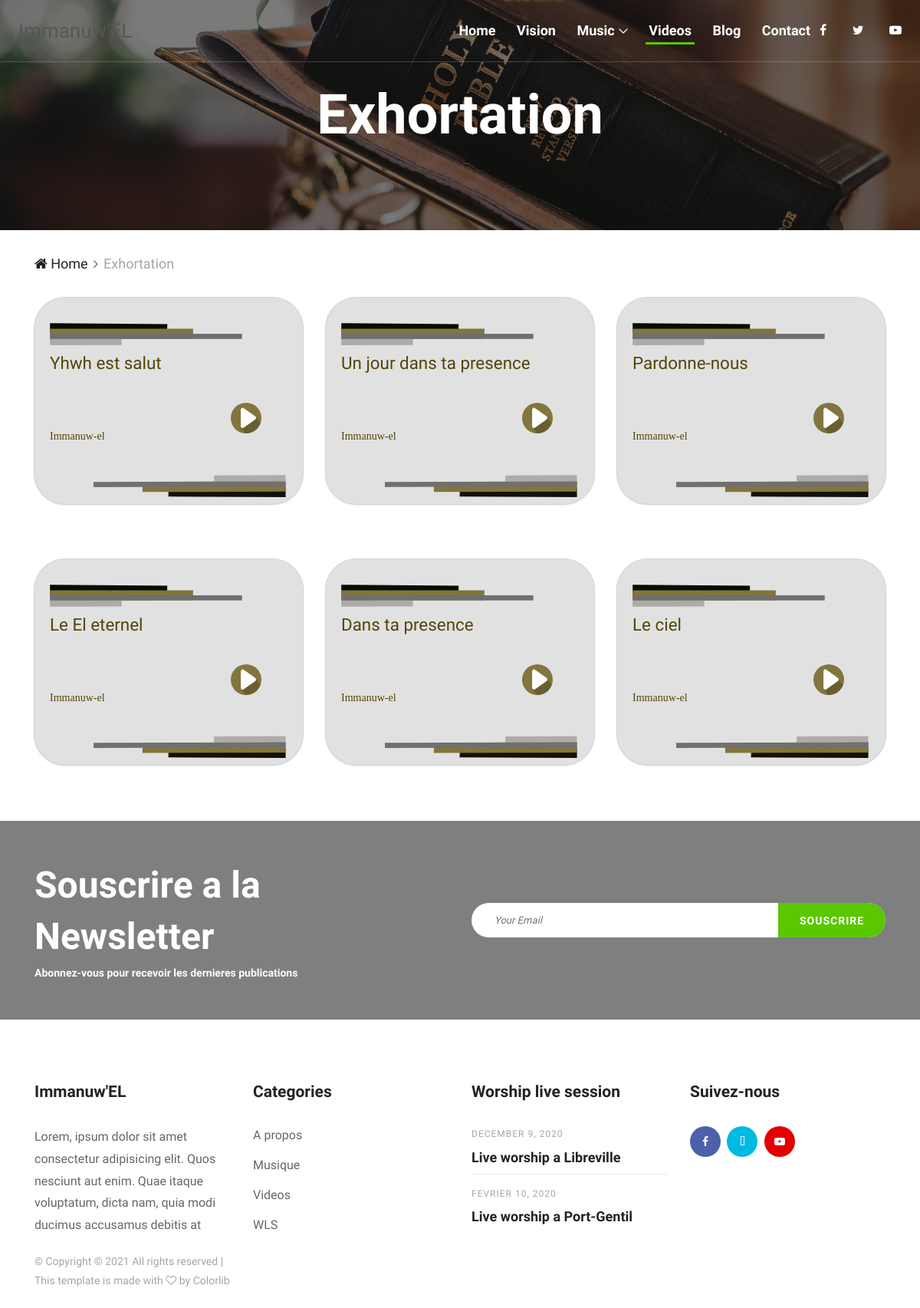
The page /exhortation on the database its author committed.
### tables this page shows
CREATE TABLE video_exhortation(
video_ref varchar(255),
video_title varchar(255),
video_author varchar(255),
video_subtitle varchar(255),
video_path text(2000),
pub_date date,
page_num integer,
video_img);

### application.py (the view)
@app.route("/exhortation")
def exhortation():
    exh = db.execute("SELECT * FROM video_exhortation GROUP BY video_ref").fetchall()
    return render_template("exhortation.html", exh=exh)

### templates/exhortation.html (shortened to what this page needs)
<!DOCTYPE html>
<html lang="en">
<head>
    <link rel="stylesheet" href="https://cdnjs.cloudflare.com/ajax/libs/semantic-ui/2.4.1/semantic.min.css">
    <link rel="stylesheet" href="{{ url_for('static', filename='css/all.css') }}">
    <link rel="stylesheet" href="{{ url_for('static', filename='style.css') }}" />
</head>
<body style="font-family:'Anaheim', sans-serif;">
    <header class="header-area">
        <div class="main-header-area">
            <div class="classy-nav-container breakpoint-off">
                <nav class="classy-navbar justify-content-between" id="pocaNav">
                    <a class="nav-brand" href="index.html">Immanuw'EL</a>
                    <div class="classy-menu">
                        <div class="classynav">
                            <ul id="nav">
                                <li><a href="{{ url_for('home') }}">Home</a></li>
                                <li><a href="{{ url_for('about') }}">Vision</a></li>
                                <li><a href="#">Music</a>
                                </li>
                                <li class="current-item"><a href="#">Videos</a>
                                </li>
                                <li><a href="{{ url_for('blog') }}">Blog</a></li>
                                <li><a href="{{ url_for('contact') }}">Contact</a></li>
                            </ul>
                            <div class="top-social-area">
                                <a href="#" class="fa fa-facebook" aria-hidden="true"></a>
                                <a href="#" class="fa fa-twitter" aria-hidden="true"></a>
                                <a href="#" class="fa fa-youtube-play" aria-hidden="true"></a>
                            </div>
                        </div>
                    </div>
                </nav>
            </div>
        </div>
    </header>
    <div class="breadcumb-area bg-img bg-overlay" style="background-image: url(static/img/music/40.jpg);">
        <div class="container h-100">
            <div class="row h-100 align-items-center">
                <div class="col-12">
                    <h2 class="title mt-70">Exhortation</h2>
                </div>
            </div>
        </div>
    </div>
    <div class="breadcumb--con">
        <div class="container">
            <div class="row">
                <div class="col-12">
                    <nav aria-label="breadcrumb">
                        <ol class="breadcrumb">
                            <li class="breadcrumb-item"><a href="#"><i class="fa fa-home"></i> Home</a></li>
                            <li class="breadcrumb-item active" aria-current="page">Exhortation</li>
                        </ol>
                    </nav>
                </div>
            </div>
        </div>
    </div>
<section>
    <div class="container">
        <div class="row">
            {% for i in exh %}
            <div class="col-lg-4">
                <div class="ui cards" style="margin-bottom:20px;">
                    <div class="card" style="border-radius: 40px; width: 500px; background-color: rgb(225, 225, 225);">
                        <h6 style="position: absolute; color:#534506; font-size: 1.6rem; left:20px; top:70px; font-weight: lighter;">{{ i.video_title }}</h6>
                        <span style="position: inherit; font-size: 1rem; left:20px; color:#534506; top:170px; font-family: 'Nosifer', cursive">{{i.video_author}}</span>
                        <img src="{{ i.video_img }}" style="border-radius: 20px;">
                    </div>
                    <a href="{{ url_for('exhortation_view', v=i.video_ref) }}">
                    <i class="pulse" onclick="window.location.assign('')"
                        style="font-size:0px; position: relative; left : 263px; bottom:144px;"></i>
                    </a>
                </div>
            </div>
            {% endfor %}
        </div>
</section>
<section class="poca-newsletter-area bg-img bg-overlay pt-50 jarallax"
    style="background-image: url(static/img/music/10.jpg);">
    <div class="container">
        <div class="row align-items-center">
            <div class="col-12 col-lg-6">
                <div class="newsletter-content mb-50">
                    <h2>Souscrire a la Newsletter</h2>
                    <h6>Abonnez-vous pour recevoir les dernieres publications</h6>
                </div>
            </div>
            <div class="col-12 col-lg-6">
                <div class="newsletter-form mb-50">
                    <form action="#" method="post">
                        <input type="email" name="nl-email" class="form-control" placeholder="Your Email">
                        <button type="submit" class="btn">Souscrire</button>
                    </form>
                </div>
            </div>
        </div>
    </div>
</section>
<footer class="footer-area section-padding-80-0">
    <div class="container">
        <div class="row">
            <div class="col-12 col-sm-6 col-lg-3">
                <div class="single-footer-widget mb-80">
                    <h4 class="widget-title">Immanuw'EL</h4>
                    <p>Lorem, ipsum dolor sit amet consectetur adipisicing elit. Quos nesciunt aut enim. Quae itaque
                        voluptatum,
                        dicta nam, quia modi ducimus accusamus debitis at</p>
                    <div class="copywrite-content">
                        <p>&copy;
                            Copyright &copy;
                            <script>document.write(new Date().getFullYear());</script> All rights reserved | This
                            template is made
                            with <i class="fa fa-heart-o" aria-hidden="true"></i> by <a href="https://colorlib.com"
                                target="_blank">Colorlib</a>
                        </p>
                    </div>
                </div>
            </div>
            <div class="col-12 col-sm-6 col-lg-3">
                <div class="single-footer-widget mb-80">
                    <h4 class="widget-title">Categories</h4>
                    <nav>
                        <ul class="catagories-nav">
                            <li><a href="#">A propos</a></li>
                            <li><a href="#">Musique</a></li>
                            <li><a href="#">Videos</a></li>
                            <li><a href="#">WLS</a></li>
                        </ul>
                    </nav>
                </div>
            </div>
            <div class="col-12 col-sm-6 col-lg-3">
                <div class="single-footer-widget mb-80">
                    <h4 class="widget-title">Worship live session</h4>
                    <div class="single-latest-episodes">
                        <p class="episodes-date">December 9, 2020</p>
                        <a href="#" class="episodes-title">Live worship a Libreville</a>
                    </div>
                    <div class="single-latest-episodes">
                        <p class="episodes-date">Fevrier 10, 2020</p>
                        <a href="#" class="episodes-title">Live worship a Port-Gentil</a>
                    </div>
                </div>
            </div>
            <div class="col-12 col-sm-6 col-lg-3">
                <div class="single-footer-widget mb-80">
                    <h4 class="widget-title">Suivez-nous</h4>
                    <div class="footer-social-info">
                        <a href="#" class="facebook" data-toggle="tooltip" data-placement="top" title="Facebook"><i
                                class="fa fa-facebook"></i></a>
                        <a href="#" class="twitter" data-toggle="tooltip" data-placement="top" title="Dailymotion"><i
                                class="fa fa-dailymotion"></i></a>
                        <a href="#" class="youtube" data-toggle="tooltip" data-placement="top" title="YouTube"><i
                                class="fa fa-youtube-play"></i></a>
                    </div>
                </div>
            </div>
        </div>
    </div>
</footer>
</body>
</html>

### static/css/all.css (style rules this page uses)
.fa, .fas, .far, .fal, .fad, .fab { -moz-osx-font-smoothing: grayscale; -webkit-font-smoothing: antialiased; display: inline-block; font-style: normal; font-variant: normal; text-rendering: auto; line-height: 1; }
.fa-dailymotion:before { content: "\e052"; }
.fa-facebook:before { content: "\f09a"; }
.fa-home:before { content: "\f015"; }
.fa-twitter:before { content: "\f099"; }
.fa, .fas { font-family: 'Font Awesome 5 Free'; font-weight: 900; }

### static/css/default-assets/classy-nav.css (style rules this page uses)
body { font-family: "Roboto", sans-serif; }
ul { margin: 0; }
ul li { list-style: none; }
img { height: auto; max-width: 100%; }
.bg-img { background-position: center center; background-size: cover; background-repeat: no-repeat; }
.classy-nav-container { position: relative; z-index: 100; background-color: #ffffff; }
.classy-nav-container * { box-sizing: border-box; }
.classy-nav-container a { -webkit-transition-duration: 500ms; transition-duration: 500ms; text-decoration: none; outline: none; font-size: 14px; font-weight: 400; color: #232323; display: inline-block; }
.justify-content-between { -webkit-box-pack: justify; -ms-flex-pack: justify; justify-content: space-between; }
.classy-navbar { width: 100%; height: 70px; padding: 0.5em 2em; display: -webkit-box; display: -ms-flexbox; display: flex; -webkit-box-align: center; -ms-flex-align: center; -ms-grid-row-align: center; align-items: center; }
.classy-navbar .nav-brand { font-size: 26px; font-weight: 500; color: #565656; display: inline-block; margin-right: 30px; }
.classynav ul li { display: inline-block; clear: both; position: inherit; z-index: 10; }
.classynav ul li.cn-dropdown-item { position: relative; z-index: 10; }
.classynav ul li a { padding: 0 12px; display: block; height: 35px; font-size: 14px; line-height: 34px; }
.classynav ul li.megamenu-item>a:after, .classynav ul li.has-down>a:after { font-family: 'classyfonts'; content: "\e900"; font-size: 12px; color: #000000; padding-left: 5px; -webkit-transition-duration: 500ms; transition-duration: 500ms; }
.breakpoint-off .classynav { display: -webkit-box; display: -ms-flexbox; display: flex; -webkit-box-align: center; -ms-flex-align: center; -ms-grid-row-align: center; align-items: center; }

### templates/exhortation.html (style rules this page uses)
h1, h2, h3, h4, h5, h6 { font-family: 'Sirin Stencil', cursive; }
.pulse { display: block; width: 40px; height: 40px; border-radius: 100%; background: #82753D; background-image: url(../static/img/music/play2.svg); cursor: pointer; box-shadow: 0 0 0 #81743a4f; animation: pulse 2s infinite; }

### rows shown on the page
video_exhortation: video_title "Yhwh est salut", video_author "Immanuw-el"
video_exhortation: video_title "Un jour dans ta presence", video_author "Immanuw-el"
video_exhortation: video_title "Pardonne-nous", video_author "Immanuw-el"
video_exhortation: video_title "Le El eternel", video_author "Immanuw-el"
video_exhortation: video_title "Dans ta presence", video_author "Immanuw-el"
video_exhortation: video_title "Le ciel", video_author "Immanuw-el"
